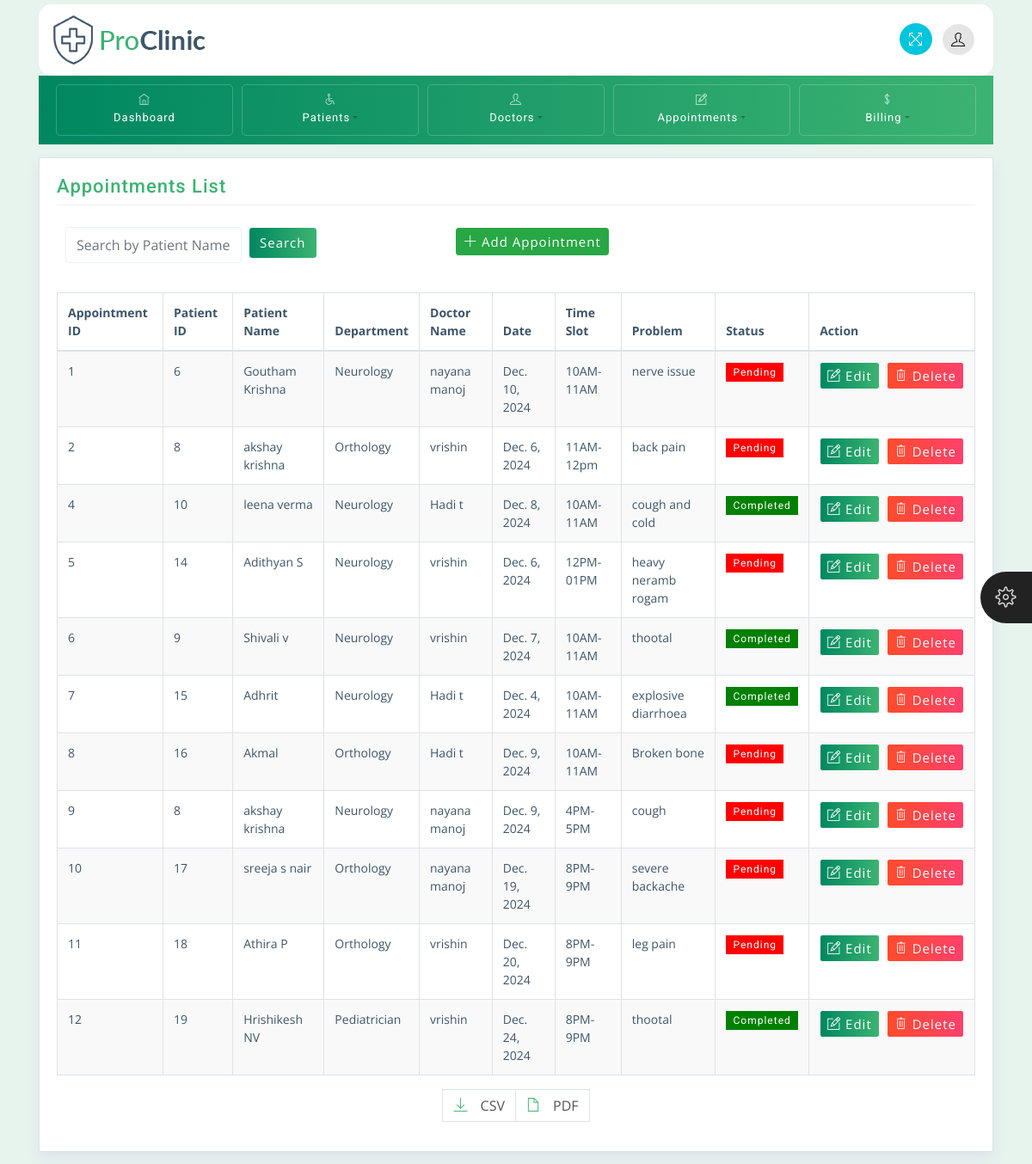
The page /Appointment/view/ on the database its author committed.
### app/models.py (models this page shows, shortened)
class Appointment(models.Model):
    patient_id = models.IntegerField()
    patient_name = models.CharField(max_length=100)
    department=models.CharField(max_length=100)
    doctor_name = models.CharField(max_length=100)
    date1= models.DateField()
    email=models.EmailField()
    time_slot=models.CharField(max_length=100)
    status=models.CharField(max_length=50)
    problem = models.CharField(max_length=150)

### hospital/views.py (the view)
# urls.py: path('Appointment/view/',views.view_appointments, name='view_appointments'),
def view_appointments(request):
    query = request.GET.get('search','')  # Get search query from URL parameters
    if query:
        appointments = Appointment.objects.filter(
            Q(patient_name__icontains=query) | Q(doctor_name__icontains=query)
        )  # Filter by patient or doctor name
    else:
        appointments = Appointment.objects.all()  # Get all appointments
    context = {'appointments': appointments}
    return render(request, 'appointments/view_appointments.html', context)

### templates/appointments/view_appointments.html (shortened to what this page needs)
{% extends 'base.html' %}
{% block content %}
<div class="container">
   <div class="row">
      <div class="col-md-12">
         <div class="widget-area-2 proclinic-box-shadow">
            <h3 class="widget-title">Appointments List</h3>
            <form method="GET" class="form-inline mb-4" style="padding:10px;" action="">
               <input type="text" name="search" class="form-control mr-2" placeholder="Search by Patient Name" value="{{ request.GET.search }}">
               <button type="submit" class="btn btn-primary">Search</button>
               <div class="col-md-4">
                  <a href="{% url 'add_appointment' %}" class="btn btn-success btn-sm float-right mb-2">
                     <span class="ti-plus"></span> Add Appointment
                  </a>
               </div>
            </form>
            <div class="table-responsive mb-3">
               <table id="tableId" class="table table-bordered table-striped">
                  <thead>
                     <tr>
                        <th>Appointment ID</th>
                        <th>Patient ID</th>
                        <th>Patient Name</th>
                        <th>Department</th>
                        <th>Doctor Name</th>
                        <th>Date</th>
                        <th>Time Slot</th>
                        <th>Problem</th>
                        <th>Status</th>
                        <th>Action</th>
                     </tr>
                  </thead>
                  <tbody>
                     {% for appointment in appointments %}
                     <tr>
                        <td>{{ appointment.id }}</td>
                        <td>{{ appointment.patient_id }}</td>
                        <td>{{ appointment.patient_name }}</td>
                        <td>{{ appointment.department }}</td>
                        <td>{{ appointment.doctor_name }}</td>
                        <td>{{ appointment.date1 }}</td>
                        <td>{{ appointment.time_slot }}</td>
                        <td>{{ appointment.problem }}</td>
                        <td>
                           <span  class="badge" style="background-color: {% if appointment.status == 'completed' or appointment.status == 'Completed' %}green{% else %}red{% endif %}; color: white;font-size:12px;">
                              {{ appointment.status }}
                           </span>
                        </td>
                        <td>
                           <div class="d-flex justify-content-center align-items-center">
                              <a href="{% url 'edit_appointment' appointment.id %}" class="btn btn-primary btn-sm mr-2">
                                 <span class="ti-pencil-alt"></span> Edit
                              </a>
                              <form method="POST" action="{% url 'delete_appointment' appointment.id %}">
                                 <button type="submit" class="btn btn-danger btn-sm">
                                    <span class="ti-trash"></span> Delete
                                 </button>
                              </form>
                           </div>
                        </td>
                     </tr>
                     {% endfor %}
                  </tbody>
               </table>
              <nav aria-label="Page navigation example">
   <ul class="pagination justify-content-center export-pagination">
      <li class="page-item">
         <a class="page-link" href="{% url 'export_appointments_csv' %}?search={{ request.GET.search }}">
            <span class="ti-download"></span> CSV
         </a>
      </li>
      <li class="page-item">
         <a class="page-link" href="{% url 'export_appointments_pdf' %}?search={{ request.GET.search }}">
            <span class="ti-file"></span> PDF
         </a>
      </li>
   </ul>
</nav>
            </div>
         </div>
      </div>
   </div>
</div>
{% endblock %}

### static/css/styles.css (style rules this page uses)
body { font-family: 'Open Sans', sans-serif; background-color: #E7F3ED; color: #3e5569; }
h1, h2, h3, h4, h5, h6, span, .menu-nav { font-family: 'Roboto', sans-serif; letter-spacing: 1px; }
a, a:hover, a:focus { color: inherit; text-decoration: none; transition: all 0.3s; }
.badge { padding: .4em .7em; border-radius: 0; font-weight: 400; }
.table td, .table th { padding: .75rem; }
.proclinic-box-shadow { border-radius: 0; border: 0; -webkit-box-shadow: 0 0 0 1px #dce3ec, 0 8px 16px 0 #dce3ec; box-shadow: 0 0 0 1px #dce3ec, 0 8px 16px 0 #dce3ec; background: #fff; margin-top: 20px; }
div[class*="col-"] { padding-right: 6px; padding-left: 6px; }
div[class*="col-"] div[class*="col-"] { padding-right: 10px; padding-left: 10px; }
.table-striped tbody tr:nth-of-type(odd) { background-color: rgba(61,79,90,.03); }
table.table tbody td, table.table thead th { font-size: 14px; }
.pagination .page-link [class^="ti-"], .pagination .page-link [class*=" ti-"] { margin-right: 10px; }
.export-pagination.pagination .page-link { color: #555555; }
.widget-area-2 { background: #fff; margin-top: 1rem; padding: 20px; padding-bottom: 2px; border-radius: 2px; }
.widget-title { font-size: 22px; padding-bottom: .5rem; margin-bottom: 15px; border-bottom: 1px solid #eeeeee; }
.btn { margin-bottom: 5px; font-size: 15px; letter-spacing: 1px; }
.btn-danger { background: #FF416C; background: -webkit-linear-gradient(to right, #FF4B2B, #FF416C); background: linear-gradient(to right, #FF4B2B, #FF416C); border-color: #fff; }
.form-control { border-color: #E7F3ED; }
input.form-control { padding: .5rem .75rem; }
.pagination .page-item:first-child .page-link, .pagination .page-item:last-child .page-link { border-radius: 0px; }

### static/css/green.css (style rules this page uses)
.pagination .page-link { color: #3CB371; }
.btn-primary { background: #3CB371; background: -webkit-linear-gradient(to right, #008761, #3CB371); background: linear-gradient(to right, #008761, #3CB371); border-color: #ffffff; }
.widget-title { color: #3CB371; }
.pagination .page-link [class^="ti-"], [class*=" ti-"] { color: #3CB371; }

### static/css/responsive.css (style rules this page uses)
@media (min-width: 992px) { .row { margin-right: -5px; margin-left: -5px; } }

### rows shown on the page
Appointment: id "1", patient_id "6", patient_name "Goutham Krishna", department "Neurology", doctor_name "nayana manoj", date1 "Dec. 10, 2024", time_slot "10AM-11AM", problem "nerve issue", status "Pending"
Appointment: id "2", patient_id "8", patient_name "akshay krishna", department "Orthology", doctor_name "vrishin", date1 "Dec. 6, 2024", time_slot "11AM-12pm", problem "back pain", status "Pending"
Appointment: id "4", patient_id "10", patient_name "leena verma", department "Neurology", doctor_name "Hadi t", date1 "Dec. 8, 2024", time_slot "10AM-11AM", problem "cough and cold", status "Completed"
Appointment: id "5", patient_id "14", patient_name "Adithyan S", department "Neurology", doctor_name "vrishin", date1 "Dec. 6, 2024", time_slot "12PM-01PM", problem "heavy neramb rogam", status "Pending"
Appointment: id "6", patient_id "9", patient_name "Shivali v", department "Neurology", doctor_name "vrishin", date1 "Dec. 7, 2024", time_slot "10AM-11AM", problem "thootal", status "Completed"
Appointment: id "7", patient_id "15", patient_name "Adhrit", department "Neurology", doctor_name "Hadi t", date1 "Dec. 4, 2024", time_slot "10AM-11AM", problem "explosive diarrhoea", status "Completed"
Appointment: id "8", patient_id "16", patient_name "Akmal", department "Orthology", doctor_name "Hadi t", date1 "Dec. 9, 2024", time_slot "10AM-11AM", problem "Broken bone", status "Pending"
Appointment: id "9", patient_id "8", patient_name "akshay krishna", department "Neurology", doctor_name "nayana manoj", date1 "Dec. 9, 2024", time_slot "4PM-5PM", problem "cough", status "Pending"
Appointment: id "10", patient_id "17", patient_name "sreeja s nair", department "Orthology", doctor_name "nayana manoj", date1 "Dec. 19, 2024", time_slot "8PM-9PM", problem "severe backache", status "Pending"
Appointment: id "11", patient_id "18", patient_name "Athira P", department "Orthology", doctor_name "vrishin", date1 "Dec. 20, 2024", time_slot "8PM-9PM", problem "leg pain", status "Pending"
Appointment: id "12", patient_id "19", patient_name "Hrishikesh NV", department "Pediatrician", doctor_name "vrishin", date1 "Dec. 24, 2024", time_slot "8PM-9PM", problem "thootal", status "Completed"
